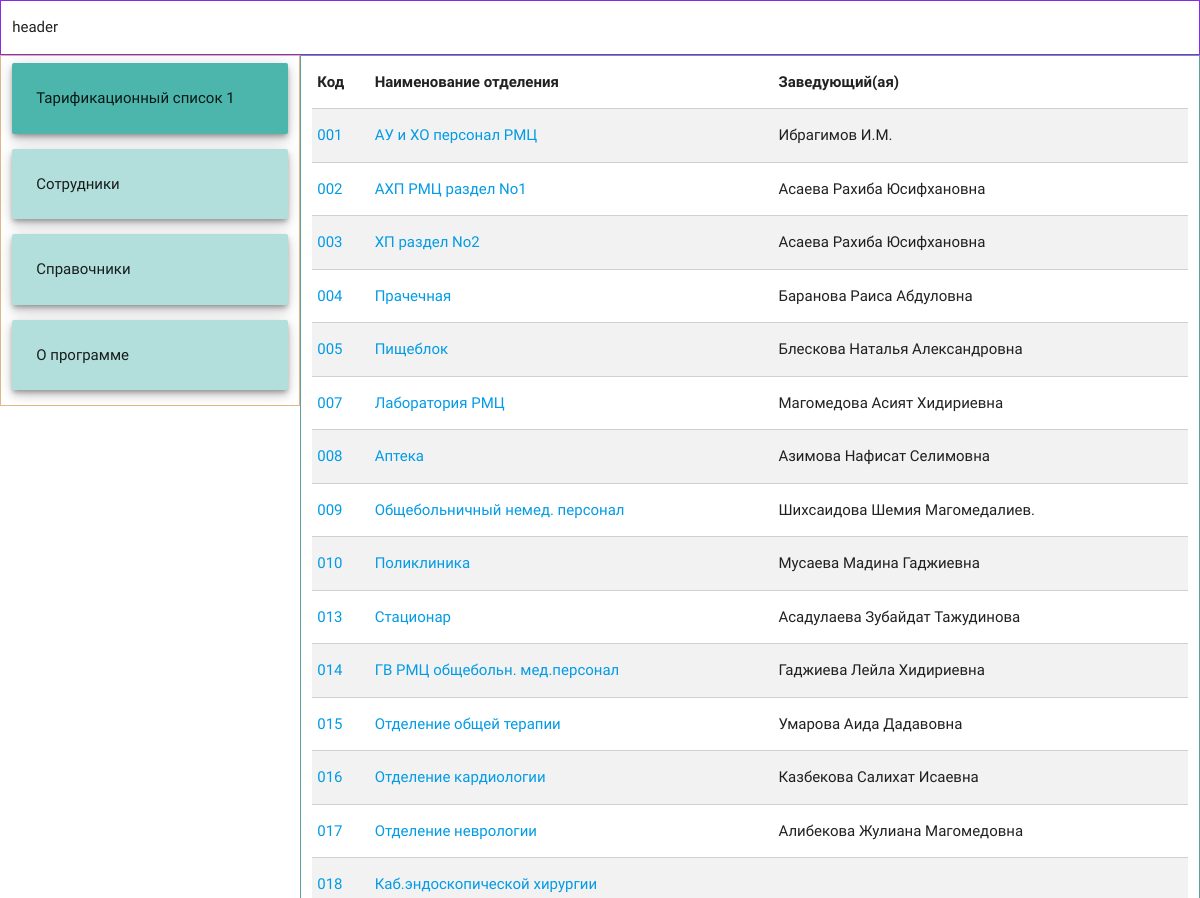
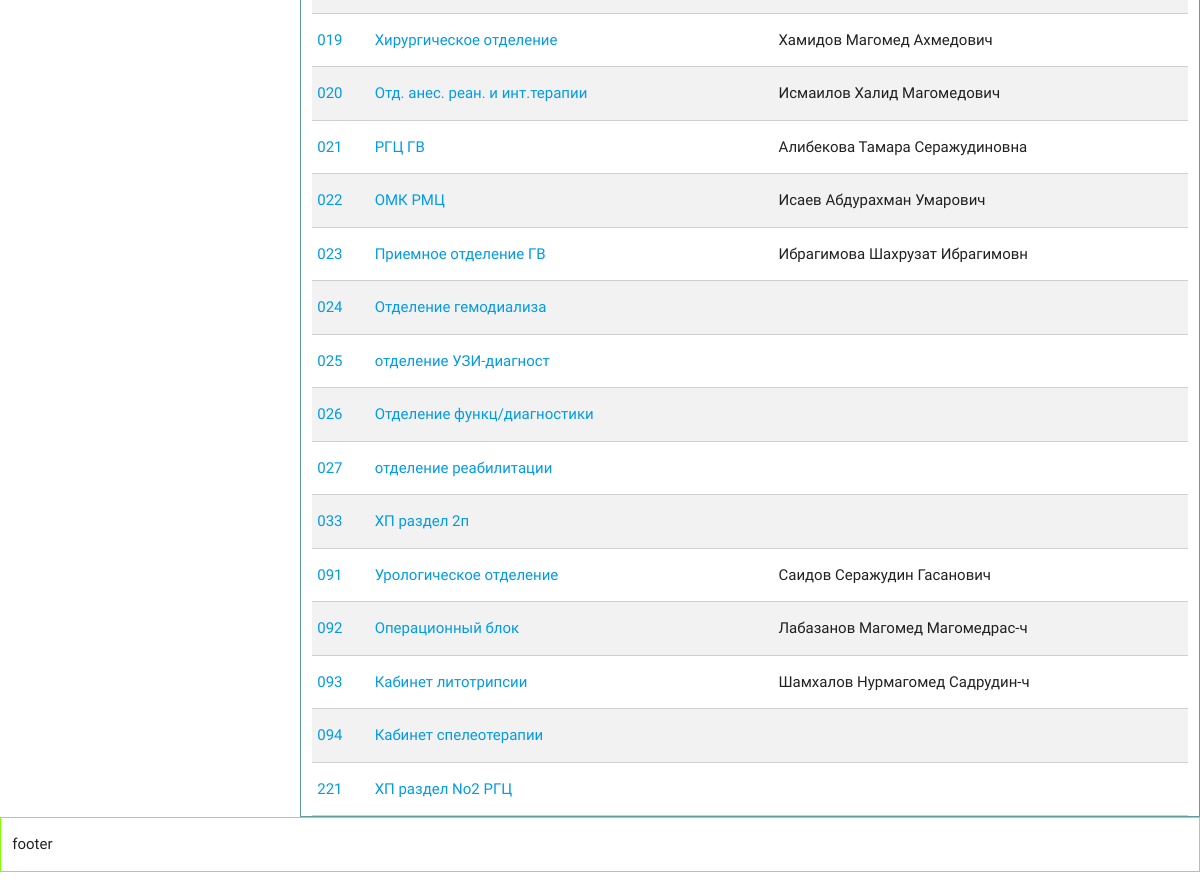
The page / on the database its author committed (2 pictures, top to bottom).
### tables this page shows
CREATE TABLE `filial` (
  `KOD` varchar(3) DEFAULT NULL,
  `NAME` varchar(30) DEFAULT NULL,
  `ZAV` varchar(60) DEFAULT NULL
);

### index.php (called while the page is built, shortened)
<?php
$menu = new MainMenu();
$mainmenu = $menu->Menu();
$mainmenu['index_list']['active'] = true;
$db = new Query();
$filials = $db->getAll('filial');
include_once 'view/main.php';

### Models/MainMenu.php (called while the page is built, shortened)
<?php
class MainMenu
{
    public function Menu(){
        return $menu = [
            'index_list' => [
                'name' =>'Тарификационный список',
                'active' => false,
            ],
            'employees' => [
                'name' => 'Сотрудники',
                'active' => false,
            ],
            'reference' => [
                'name' => 'Справочники',
                'active' => false,
            ],
            'about' => [
                'name' => 'О программе',
                'active' => false,
            ],
        ];
    }
}

### Models/Query.php (called while the page is built, shortened)
<?php
class Query
{
    protected $db;
    public function __construct(){
        $this->m_db = new Database();
        $this->db = $this->m_db->getDb();
    }
    public function getAll($table)
    {
        $query = $this->db
            ->query('SELECT * FROM '.$table.' ORDER BY kod');
        return $query;
    }
}

### Models/Database.php (called while the page is built, shortened)
<?php
class Database {
    static $db;
    private $host = HOST;
    private $dbname = DBNAME;
    private $user = USER;
    private $pass = PASSWORD;
    public function __construct()
    {
        self::$db = new PDO("mysql:host={$this->host};dbname={$this->dbname};charset=utf8",
            $this->user, $this->pass);
        self::$db->setAttribute(PDO::ATTR_ERRMODE, PDO::ERRMODE_EXCEPTION);
    }
    public static function getDb()
    {
        return self::$db;
    }
}

### view/main.php (the view, shortened to what this page needs)
<!doctype html>
<html lang="ru">
<head>
    <link rel="stylesheet" href="view\css\style.css">
    <link type="text/css" rel="stylesheet" href="resources/css/materialize.min.css"  media="screen,projection"/>
</head>
<body>
<div class="row wrapper">
        <div class="col s12 header"><p>header</p></div>
        <div class="col s12 m4 l3 menu">
            <?php
                foreach ($mainmenu as $menu){
                     $str = '<div class="card-panel teal lighten-';
                     $str .= $menu['active'] ? '2' : '4';
                     $str .=  ' z-depth-3">';
                     $str .= $menu['name'].' '.$menu['active'];
                     $str .= '</div>';
                    echo $str;
                }
            ?>
        </div>
        <div class="col s12 m8 l9 content">
            <table class="bordered striped">
                <thead>
                <tr>
                    <th>Код</th>
                    <th>Наименование отделения</th>
                    <th>Заведующий(ая)</th>
                </tr>
                </thead>
                <tbody>
                    <?php
                        foreach ($filials as $filial){
                            echo '<tr>';
                            echo '<td><a href="?id='.$filial['KOD'].'">'.$filial['KOD'].'</a></td><td><a href="#">'
                                        .$filial["NAME"].'</a></td><td>'
                                        .$filial["ZAV"].'</td>';
                            echo '</tr>';
                        }
                    ?>
                </tbody>
            </table>
        </div>
        <div class="col s12 footer"><p>footer</p></div>
</div>
</body>
</html>

### view/css/style.css (style rules this page uses)
.header { border: 1px solid blueviolet; }
.menu { border: 1px solid burlywood; }
.content { border: 1px solid cadetblue; }
.footer { border: 1px solid chartreuse; }

### rows shown on the page
filial: KOD "001", NAME "АУ и ХО персонал РМЦ", ZAV "Ибрагимов И.М."
filial: KOD "002", NAME "АХП РМЦ раздел No1", ZAV "Асаева Рахиба Юсифхановна"
filial: KOD "003", NAME "ХП раздел No2", ZAV "Асаева Рахиба Юсифхановна"
filial: KOD "004", NAME "Прачечная", ZAV "Баранова Раиса Абдуловна"
filial: KOD "005", NAME "Пищеблок", ZAV "Блескова Наталья Александровна"
filial: KOD "007", NAME "Лаборатория РМЦ", ZAV "Магомедова Асият Хидириевна"
filial: KOD "008", NAME "Аптека", ZAV "Азимова Нафисат Селимовна"
filial: KOD "009", NAME "Общебольничный немед. персонал", ZAV "Шихсаидова Шемия Магомедалиев."
filial: KOD "010", NAME "Поликлиника", ZAV "Мусаева Мадина Гаджиевна"
filial: KOD "013", NAME "Стационар", ZAV "Асадулаева Зубайдат Тажудинова"
filial: KOD "014", NAME "ГВ РМЦ общебольн. мед.персонал", ZAV "Гаджиева Лейла Хидириевна"
filial: KOD "015", NAME "Отделение общей терапии", ZAV "Умарова Аида Дадавовна"
filial: KOD "016", NAME "Отделение кардиологии", ZAV "Казбекова Салихат Исаевна"
filial: KOD "017", NAME "Отделение неврологии", ZAV "Алибекова Жулиана Магомедовна"
filial: KOD "018", NAME "Каб.эндоскопической хирургии"
filial: KOD "019", NAME "Хирургическое отделение", ZAV "Хамидов Магомед Ахмедович"
filial: KOD "020", NAME "Отд. анес. реан. и инт.терапии", ZAV "Исмаилов Халид Магомедович"
filial: KOD "021", NAME "РГЦ ГВ", ZAV "Алибекова Тамара Серажудиновна"
filial: KOD "022", NAME "ОМК РМЦ", ZAV "Исаев Абдурахман Умарович"
filial: KOD "023", NAME "Приемное отделение ГВ", ZAV "Ибрагимова Шахрузат Ибрагимовн"
filial: KOD "024", NAME "Отделение гемодиализа"
filial: KOD "025", NAME "отделение УЗИ-диагност"
filial: KOD "026", NAME "Отделение функц/диагностики"
filial: KOD "027", NAME "отделение реабилитации"
filial: KOD "033", NAME "ХП раздел 2п"
filial: KOD "091", NAME "Урологическое отделение", ZAV "Саидов Серажудин Гасанович"
filial: KOD "092", NAME "Операционный блок", ZAV "Лабазанов Магомед Магомедрас-ч"
filial: KOD "093", NAME "Кабинет литотрипсии", ZAV "Шамхалов Нурмагомед Садрудин-ч"
filial: KOD "094", NAME "Кабинет спелеотерапии"
filial: KOD "221", NAME "ХП раздел No2 РГЦ"

### other values the page prints
$str "Тарификационный список 1"
$str "Сотрудники"
$str "Справочники"
$str "О программе"
